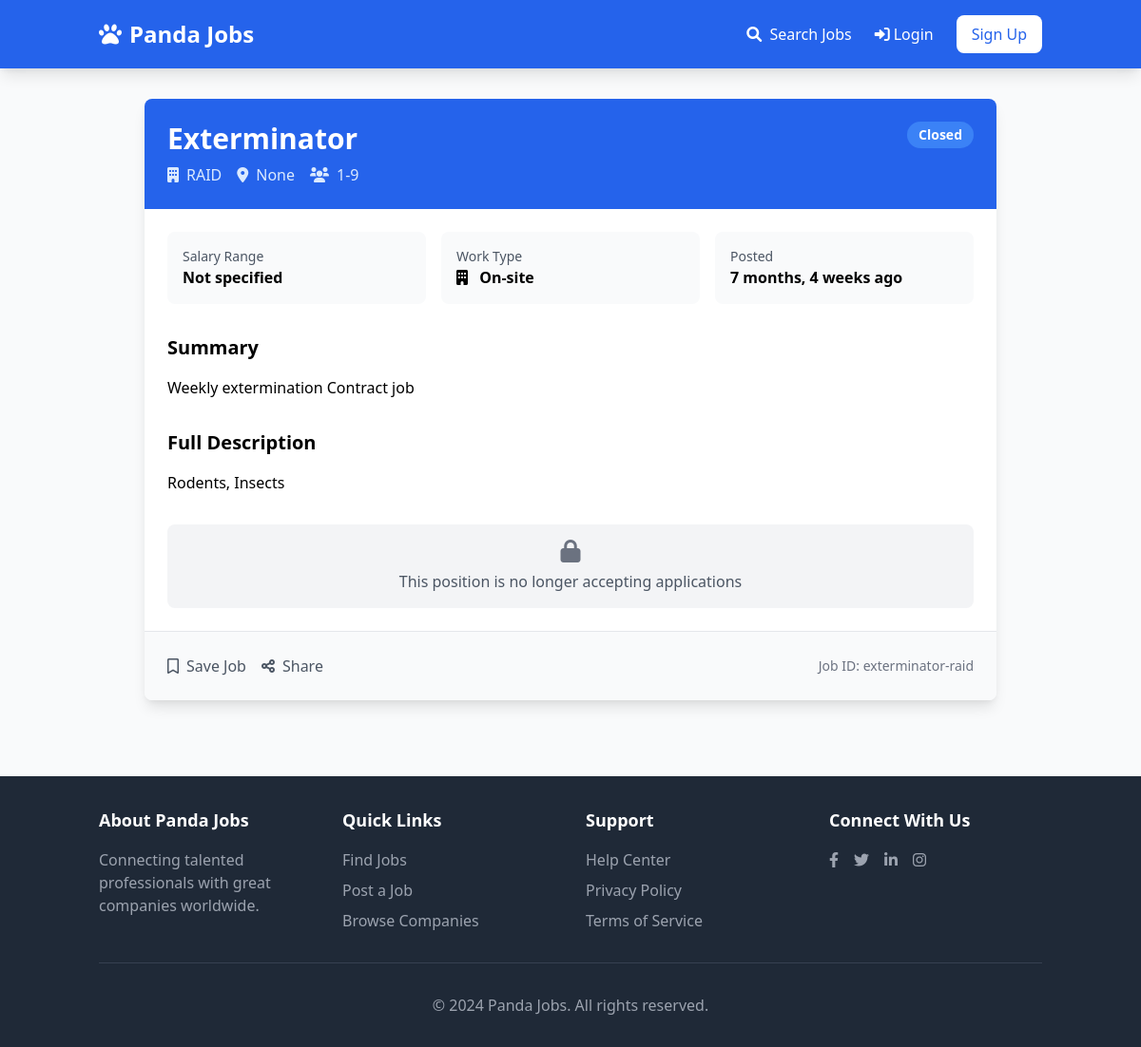
Before: /jobs/7/ with the older database file.
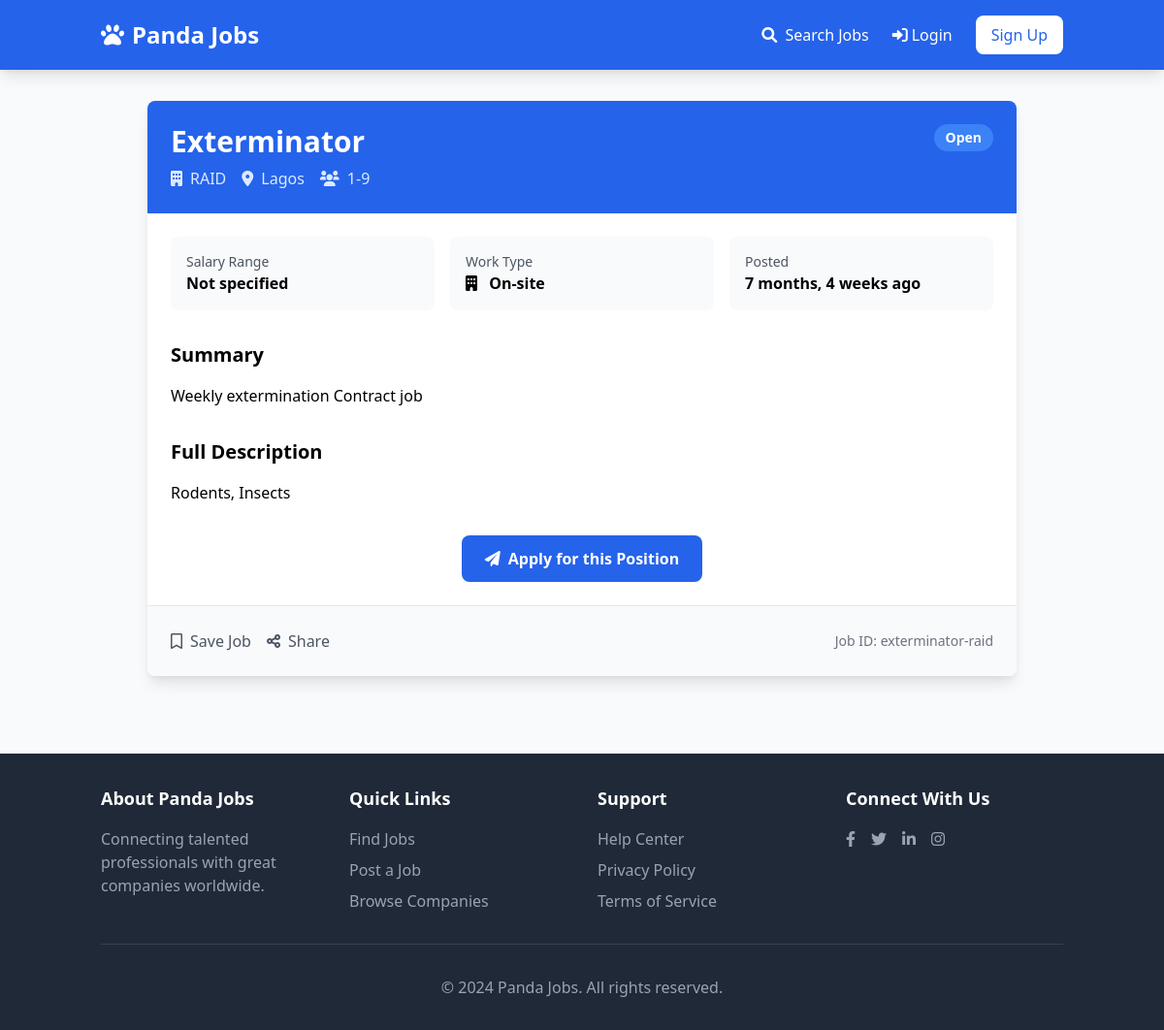
After: the same page with the newer database file.
### apps/jobs/models.py (models this page shows, shortened)
class Job(models.Model):
    SIZE_1_9 = 'size_1_9'
    SIZE_10_49 = 'size_10_49'
    SIZE_50_99 = 'size_50_99'
    SIZE_100 = 'size_100'
    SIZE_CHOICES = (
        (SIZE_1_9, '1-9'),
        (SIZE_10_49, '10-49'),
        (SIZE_50_99, '50-99'),
        (SIZE_100, '100+'),
    )
    OPEN = 'open'
    CLOSED = 'closed'
    ARCHIVED = 'archived'
    STATUS_CHOICES = (
        (OPEN, 'Open'),
        (CLOSED, 'Closed'),
        (ARCHIVED, 'Archived'),
    )
    REMOTE = 'remote'
    ONSITE = 'onsite'
    HYBRID = 'hybrid'
    WORK_TYPE_CHOICES = (
        (REMOTE, 'Remote'),
        (ONSITE, 'On-site'),
        (HYBRID, 'Hybrid'),
    )
    title = models.CharField(max_length=100)
    slug = models.SlugField(max_length=100, unique=True, blank=True)
    summary = models.TextField()
    full_description = models.TextField()
    company_name = models.CharField(max_length=100)
    company_location = models.CharField(max_length=100, blank=True, null=True)
    company_country = CountryField(blank_label="(select country)", default="Nigeria")
    company_size = models.CharField(max_length=20, choices=SIZE_CHOICES, default=SIZE_1_9)
    salary_min = models.DecimalField(max_digits=10, decimal_places=2, null=True, blank=True)
    salary_max = models.DecimalField(max_digits=10, decimal_places=2, null=True, blank=True)
    work_type = models.CharField(max_length=20, choices=WORK_TYPE_CHOICES, default=ONSITE)
    created_by = models.ForeignKey(User, related_name='jobs', on_delete=models.CASCADE)
    created_at = models.DateTimeField(auto_now_add=True)
    updated_at = models.DateTimeField(auto_now=True)
    status = models.CharField(max_length=20, choices=STATUS_CHOICES, default=OPEN)
    class Meta:
        ordering = ['-created_at']
        indexes = [
            models.Index(fields=['status', '-created_at']),
            models.Index(fields=['company_country', 'status']),
        ]

### apps/jobs/views.py (the view)
# urls.py: path('<int:job_id>/', job_detail, name='job_detail'),
def job_detail(request, job_id):
    job = Job.objects.get(pk=job_id)
    return render(request, 'job_detail.html', {'job':job})

### apps/notifications/context_processors.py (called while the page is built)
def notification(request):
    if request.user.is_authenticated:
        return {'notifications': request.user.notifications.filter(is_read=False)}
    else:
        return {'notifications': []}

### apps/jobs/templates/job_detail.html (shortened to what the changed rows need)
{% extends 'base.html' %}
{% block content %}
<div class="max-w-4xl mx-auto">
    <div class="bg-white rounded-lg shadow-lg overflow-hidden">
        <div class="bg-blue-600 text-white p-6">
            <div class="flex justify-between items-start">
                <div>
                    <h1 class="text-3xl font-bold mb-2">{{ job.title }}</h1>
                    <div class="flex items-center space-x-4 text-blue-100">
                        <span><i class="fas fa-building mr-2"></i>{{ job.company_name }}</span>
                        <span><i class="fas fa-map-marker-alt mr-2"></i>{{ job.company_location }}</span>
                        <span><i class="fas fa-users mr-2"></i>{{ job.get_company_size_display }}</span>
                    </div>
                </div>
                <div class="flex items-center space-x-2">
                    <span class="px-3 py-1 bg-blue-500 rounded-full text-sm font-semibold">
                        {{ job.get_status_display }}
                    </span>
                </div>
            </div>
        </div>
        <div class="p-6">
            <div class="grid grid-cols-1 md:grid-cols-3 gap-4 mb-8">
                <div class="bg-gray-50 p-4 rounded-lg">
                    <div class="text-gray-600 text-sm">Work Type</div>
                    <div class="font-semibold">
                        {% if job.work_type %}
                            <i class="fas {% if job.work_type == 'remote' %}fa-laptop-house{% elif job.work_type == 'onsite' %}fa-building{% else %}fa-sync-alt{% endif %} mr-2"></i>
                            {{ job.get_work_type_display }}
                        {% else %}
                            Not specified
                        {% endif %}
                    </div>
                </div>
                <div class="bg-gray-50 p-4 rounded-lg">
                    <div class="text-gray-600 text-sm">Posted</div>
                    <div class="font-semibold">{{ job.created_at|timesince }} ago</div>
                </div>
            </div>
            <div class="mb-8">
                <h2 class="text-xl font-semibold mb-4">Summary</h2>
                <div class="prose max-w-none">
                    {{ job.summary|linebreaks }}
                </div>
            </div>
            <div class="mb-8">
                <h2 class="text-xl font-semibold mb-4">Full Description</h2>
                <div class="prose max-w-none">
                    {{ job.full_description|linebreaks }}
                </div>
            </div>
            {% if job.status == 'open' %}
                <div class="flex justify-center">
                    <a href="{% url 'apply' job.id %}"
                       class="inline-flex items-center px-6 py-3 bg-blue-600 text-white font-semibold rounded-lg hover:bg-blue-700 transition duration-300">
                        <i class="fas fa-paper-plane mr-2"></i>
                        Apply for this Position
                    </a>
                </div>
            {% else %}
                <div class="text-center p-4 bg-gray-100 rounded-lg">
                    <i class="fas fa-lock text-gray-500 text-2xl mb-2"></i>
                    <p class="text-gray-600">This position is no longer accepting applications</p>
                </div>
            {% endif %}
        </div>
        <div class="border-t border-gray-200 p-6 bg-gray-50">
            <div class="flex justify-between items-center">
                <div class="flex space-x-4">
                    <button class="text-gray-600 hover:text-blue-600 transition">
                    </button>
                    <button class="text-gray-600 hover:text-blue-600 transition">
                    </button>
                </div>
                <div class="text-gray-500 text-sm">
                    Job ID: {{ job.slug }}
                </div>
            </div>
        </div>
    </div>
</div>
{% endblock %}

Changed rows visible on the page:
changed Job "Exterminator": company_location "None" → "Lagos"; status "Closed" → "Open"
Other visible differences:
text no longer shown: "This position is no longer accepting applications"
text now shown: "Apply for this Position"
